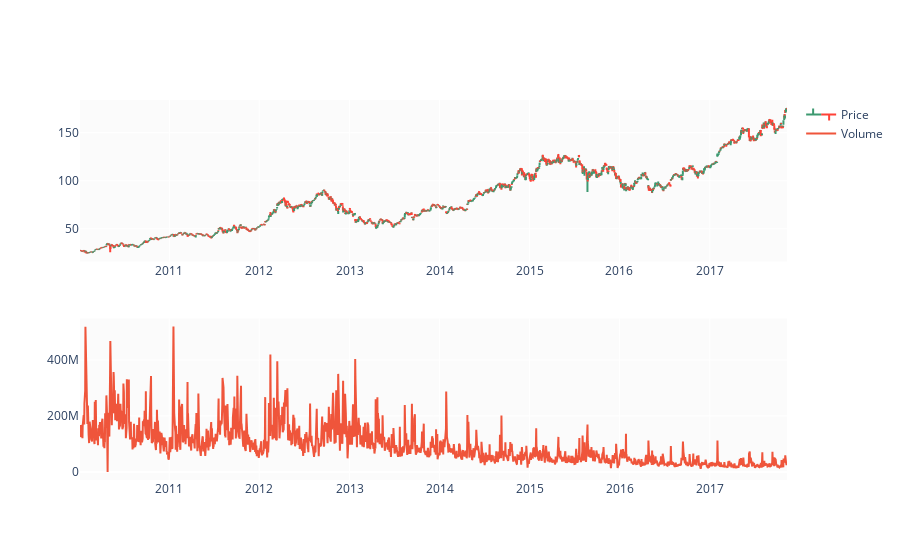

Notebook source saved alongside this figure:
### Markdown cell above
### OHLC Chart

I start with drawing an OHLC (open/high/low/close) chart to get a sense of historical prices. Below OHLC I draw Volume chart which shows number of stocks traded each day. In my previous notebook (linked above) I explain importance of OHLC and Volume charts in technical analysis.

### Code cell
fig = make_subplots(rows=2, cols=1)

fig.add_trace(go.Ohlc(x=df.Date,
                      open=df.Open,
                      high=df.High,
                      low=df.Low,
                      close=df.Close,
                      name='Price'), row=1, col=1)

fig.add_trace(go.Scatter(x=df.Date, y=df.Volume, name='Volume'), row=2, col=1)

fig.update(layout_xaxis_rangeslider_visible=False)
fig.show()

### Figure 1 — Plotly figure (JSON) as saved in the notebook; plotly's stock layout.template omitted (floating-point values rounded to 4 significant figures; data arrays with more than 128 entries replaced by an {"elided": "..."} marker saying what was removed)
{"data": [{"close": {"elided": "1980 float values"}, "high": {"elided": "1980 float values"}, "low": {"elided": "1980 float values"}, "name": "Price", "open": {"elided": "1980 float values"}, "x": {"elided": "1980 str values"}, "type": "ohlc", "xaxis": "x", "yaxis": "y"}, {"name": "Volume", "x": {"elided": "1980 str values"}, "y": {"elided": "1980 int values"}, "type": "scatter", "xaxis": "x2", "yaxis": "y2"}], "layout": {"xaxis": {"anchor": "y", "domain": [0.0, 1.0], "rangeslider": {"visible": false}}, "yaxis": {"anchor": "x", "domain": [0.575, 1.0]}, "xaxis2": {"anchor": "y2", "domain": [0.0, 1.0]}, "yaxis2": {"anchor": "x2", "domain": [0.0, 0.425]}}}
